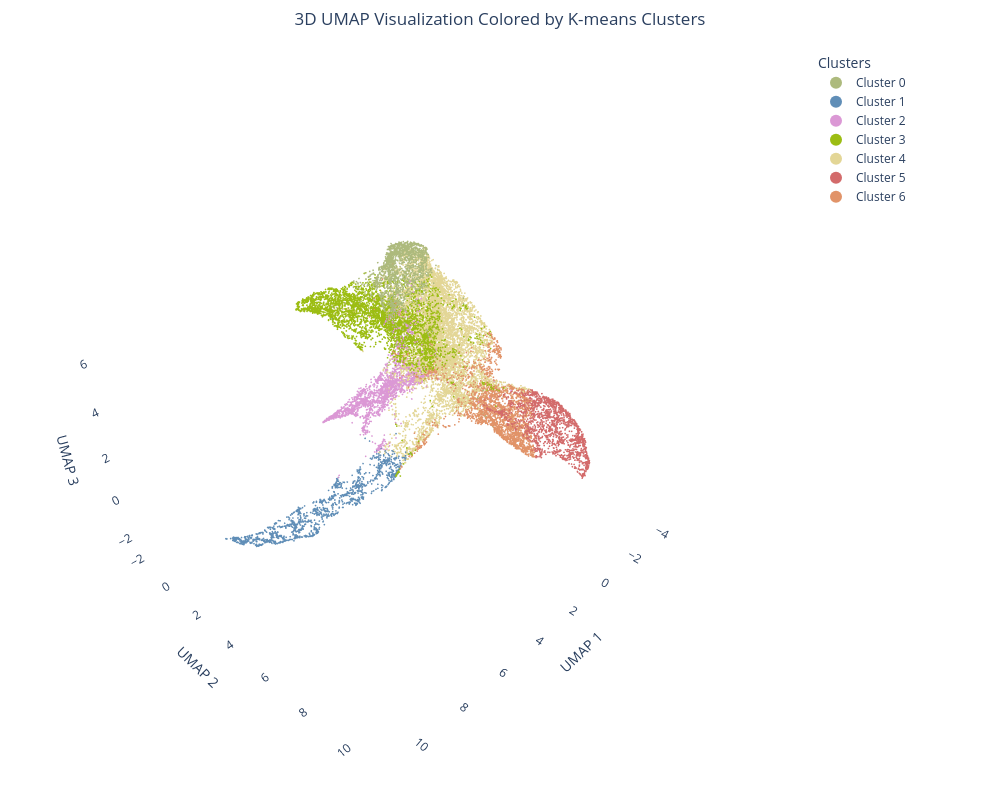

Notebook code cell kept with this figure:
### Code cell
import plotly.graph_objects as go
import plotly.express as px
import numpy as np
from matplotlib import cm
import matplotlib.pyplot as plt

# 生成tab20颜色
n_clusters = len(np.unique(merged_cluster_labels_renumbered))
tab20_colors = ["#adba7d",
"#608eb7",
"#db98d5",
"#9cbd13",
"#e3d696",
"#d36b6b",
'#e19368']
# 将matplotlib RGBA转换为plotly可用的颜色格式

# 创建颜色映射字典
color_map = {i: tab20_colors[i] for i in range(n_clusters)}

# 创建数据
data = []
for i in range(n_clusters):
    cluster_mask = merged_cluster_labels_renumbered == i
    trace = go.Scatter3d(
        x=umap_embedding[cluster_mask, 0],
        y=umap_embedding[cluster_mask, 1],
        z=umap_embedding[cluster_mask, 2],
        mode='markers',
        marker=dict(
            size=1,
            color=tab20_colors[i],  # 使用tab20颜色
            opacity=1,
            line=dict(width=0)
        ),
        name=f'Cluster {i}',
        hovertemplate=(
            'Cluster: %{text}<br>' +
            'UMAP1: %{x:.3f}<br>' +
            'UMAP2: %{y:.3f}<br>' +
            'UMAP3: %{z:.3f}<extra></extra>'
        ),
        text=[f'Cluster {i}'] * np.sum(cluster_mask)
    )
    data.append(trace)

layout = go.Layout(
    title=dict(
        text='3D UMAP Visualization Colored by K-means Clusters',
        x=0.5
    ),
    scene=dict(
        xaxis=dict(
            title='UMAP 1',
            showgrid=False,  # 去除网格线
            zeroline=False,  # 去除零线
            showbackground=False,  # 去除背景
            showticklabels=True
        ),
        yaxis=dict(
            title='UMAP 2',
            showgrid=False,  # 去除网格线
            zeroline=False,  # 去除零线
            showbackground=False,  # 去除背景
            showticklabels=True,
        ),
        zaxis=dict(
            title='UMAP 3',
            showgrid=False,  # 去除网格线
            zeroline=False,  # 去除零线
            showbackground=False,  # 去除背景
            showticklabels=True
        ),
        camera=dict(
            eye=dict(x=1.5, y=1.5, z=1.5)
        ),
        aspectmode='data',
        bgcolor='white'  # 设置背景为白色
    ),
    legend=dict(
        title=dict(text='Clusters'),
        font=dict(size=12),
        itemsizing='constant',
        x=1.02,
        y=1,
        xanchor='left',
        yanchor='top'
    ),
    width=1000,
    height=800,
    margin=dict(l=0, r=200, t=50, b=0),
    hovermode='closest',
    plot_bgcolor='white',  # 设置绘图区域背景为白色
    paper_bgcolor='white'  # 设置纸张背景为白色
)

# 创建图形
fig = go.Figure(data=data, layout=layout)

# 显示图形
fig.show()

# 保存为PDF文件

### Figure 1 — Plotly figure (JSON) as saved in the notebook; plotly's stock layout.template omitted (floating-point values rounded to 4 significant figures; data arrays with more than 128 entries replaced by an {"elided": "..."} marker saying what was removed)
{"data": [{"hovertemplate": "Cluster: %{text}<br>UMAP1: %{x:.3f}<br>UMAP2: %{y:.3f}<br>UMAP3: %{z:.3f}<extra></extra>", "marker": {"color": "#adba7d", "line": {"width": 0}, "opacity": 1, "size": 1}, "mode": "markers", "name": "Cluster 0", "text": {"elided": "1777 str values"}, "type": "scatter3d", "x": {"elided": "1777 float values"}, "y": {"elided": "1777 float values"}, "z": {"elided": "1777 float values"}}, {"hovertemplate": "Cluster: %{text}<br>UMAP1: %{x:.3f}<br>UMAP2: %{y:.3f}<br>UMAP3: %{z:.3f}<extra></extra>", "marker": {"color": "#608eb7", "line": {"width": 0}, "opacity": 1, "size": 1}, "mode": "markers", "name": "Cluster 1", "text": {"elided": "1403 str values"}, "type": "scatter3d", "x": {"elided": "1403 float values"}, "y": {"elided": "1403 float values"}, "z": {"elided": "1403 float values"}}, {"hovertemplate": "Cluster: %{text}<br>UMAP1: %{x:.3f}<br>UMAP2: %{y:.3f}<br>UMAP3: %{z:.3f}<extra></extra>", "marker": {"color": "#db98d5", "line": {"width": 0}, "opacity": 1, "size": 1}, "mode": "markers", "name": "Cluster 2", "text": {"elided": "1798 str values"}, "type": "scatter3d", "x": {"elided": "1798 float values"}, "y": {"elided": "1798 float values"}, "z": {"elided": "1798 float values"}}, {"hovertemplate": "Cluster: %{text}<br>UMAP1: %{x:.3f}<br>UMAP2: %{y:.3f}<br>UMAP3: %{z:.3f}<extra></extra>", "marker": {"color": "#9cbd13", "line": {"width": 0}, "opacity": 1, "size": 1}, "mode": "markers", "name": "Cluster 3", "text": {"elided": "4175 str values"}, "type": "scatter3d", "x": {"elided": "4175 float values"}, "y": {"elided": "4175 float values"}, "z": {"elided": "4175 float values"}}, {"hovertemplate": "Cluster: %{text}<br>UMAP1: %{x:.3f}<br>UMAP2: %{y:.3f}<br>UMAP3: %{z:.3f}<extra></extra>", "marker": {"color": "#e3d696", "line": {"width": 0}, "opacity": 1, "size": 1}, "mode": "markers", "name": "Cluster 4", "text": {"elided": "8878 str values"}, "type": "scatter3d", "x": {"elided": "8878 float values"}, "y": {"elided": "8878 float values"}, "z": {"elided": "8878 float values"}}, {"hovertemplate": "Cluster: %{text}<br>UMAP1: %{x:.3f}<br>UMAP2: %{y:.3f}<br>UMAP3: %{z:.3f}<extra></extra>", "marker": {"color": "#d36b6b", "line": {"width": 0}, "opacity": 1, "size": 1}, "mode": "markers", "name": "Cluster 5", "text": {"elided": "1640 str values"}, "type": "scatter3d", "x": {"elided": "1640 float values"}, "y": {"elided": "1640 float values"}, "z": {"elided": "1640 float values"}}, {"hovertemplate": "Cluster: %{text}<br>UMAP1: %{x:.3f}<br>UMAP2: %{y:.3f}<br>UMAP3: %{z:.3f}<extra></extra>", "marker": {"color": "#e19368", "line": {"width": 0}, "opacity": 1, "size": 1}, "mode": "markers", "name": "Cluster 6", "text": {"elided": "2577 str values"}, "type": "scatter3d", "x": {"elided": "2577 float values"}, "y": {"elided": "2577 float values"}, "z": {"elided": "2577 float values"}}], "layout": {"height": 800, "hovermode": "closest", "legend": {"font": {"size": 12}, "itemsizing": "constant", "title": {"text": "Clusters"}, "x": 1.02, "xanchor": "left", "y": 1, "yanchor": "top"}, "margin": {"b": 0, "l": 0, "r": 200, "t": 50}, "paper_bgcolor": "white", "plot_bgcolor": "white", "scene": {"aspectmode": "data", "bgcolor": "white", "camera": {"eye": {"x": 1.5, "y": 1.5, "z": 1.5}}, "xaxis": {"showbackground": false, "showgrid": false, "showticklabels": true, "title": {"text": "UMAP 1"}, "zeroline": false}, "yaxis": {"showbackground": false, "showgrid": false, "showticklabels": true, "title": {"text": "UMAP 2"}, "zeroline": false}, "zaxis": {"showbackground": false, "showgrid": false, "showticklabels": true, "title": {"text": "UMAP 3"}, "zeroline": false}}, "title": {"text": "3D UMAP Visualization Colored by K-means Clusters", "x": 0.5}, "width": 1000}}
